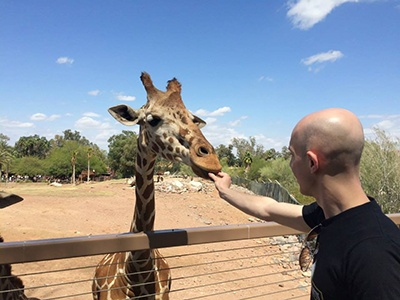
#> input picture lessons/newimage.jpg, 400 x 300 px
$ python grayscale_histogram.py --image newimage.jpg
#> lines starting #> are read from the running program, lines starting #| are printed output that depends on the picture
from matplotlib import pyplot as plt
import argparse
import cv2

ap = argparse.ArgumentParser()
ap.add_argument("-i", "--image", required=True, help="Path to the image")
args = vars(ap.parse_args())

# load the image, convert it to grayscale
image = cv2.imread(args["image"])
#> image is the input picture: shape (300, 400, 3); mean B, G, R 150.4, 143.8, 139.7
gray = cv2.cvtColor(image, cv2.COLOR_BGR2GRAY)
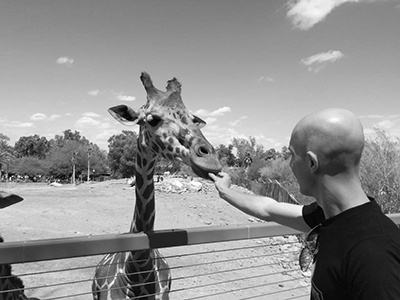
#> gray: shape (300, 400); min 0, max 254, mean 143.3

cv2.imshow("Original", image)
cv2.imshow("Grayscale", gray)

# construct a grayscale histogram
hist = cv2.calcHist([image], [0], None, [256], [0, 256])
#> hist = 256 values, max 1775 at index 235, min 13 at index 254, mean 468.8

# plot the histogram
plt.figure()
plt.title("Grayscale Histogram")
plt.xlabel("Bins")
plt.ylabel("# of Pixels")
plt.plot(hist)
plt.xlim([0, 256])

# normalize the histogram
hist /= hist.sum()
#> hist = 256 values, max 0.0148 at index 235, min 0.000108 at index 254, mean 0.00391

# plot the normalized histogram
plt.figure()
plt.title("Grayscale Histogram (Normalized)")
plt.xlabel("Bins")
plt.ylabel("% of Pixels")
plt.plot(hist)
plt.xlim([0, 256])
plt.show()
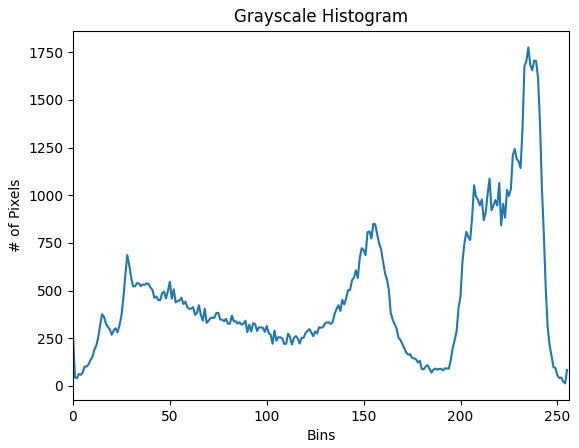
#> figure drawn by matplotlib, 1 panel; curve peaks at x = 235, y = 1775
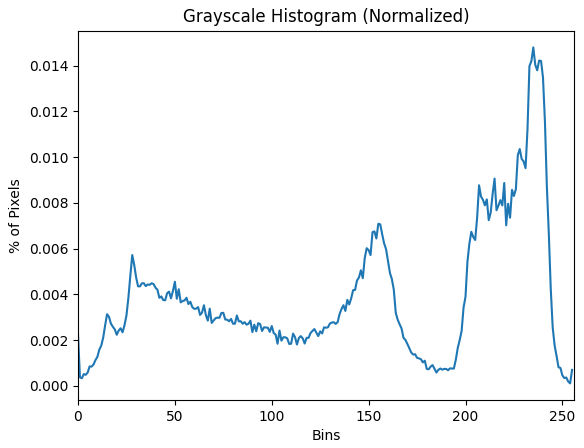
#> figure drawn by matplotlib, 1 panel; curve peaks at x = 235, y = 0.0148
